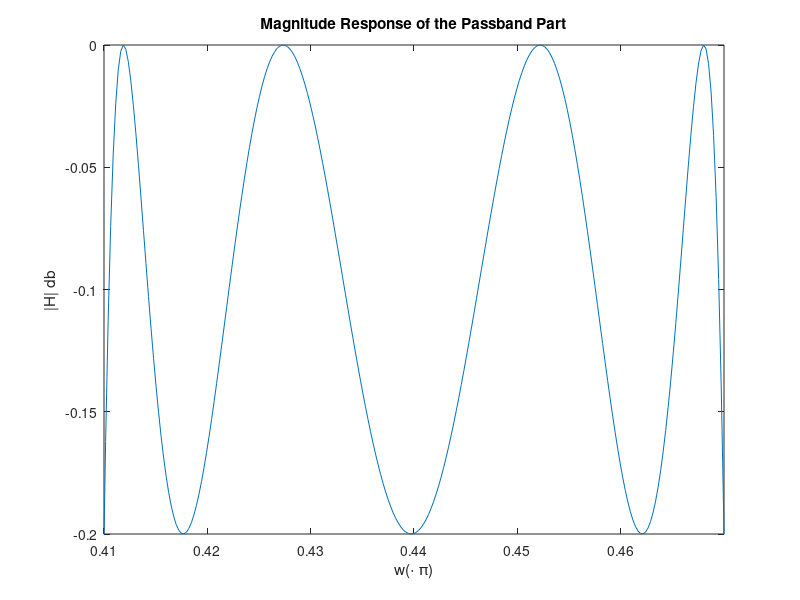
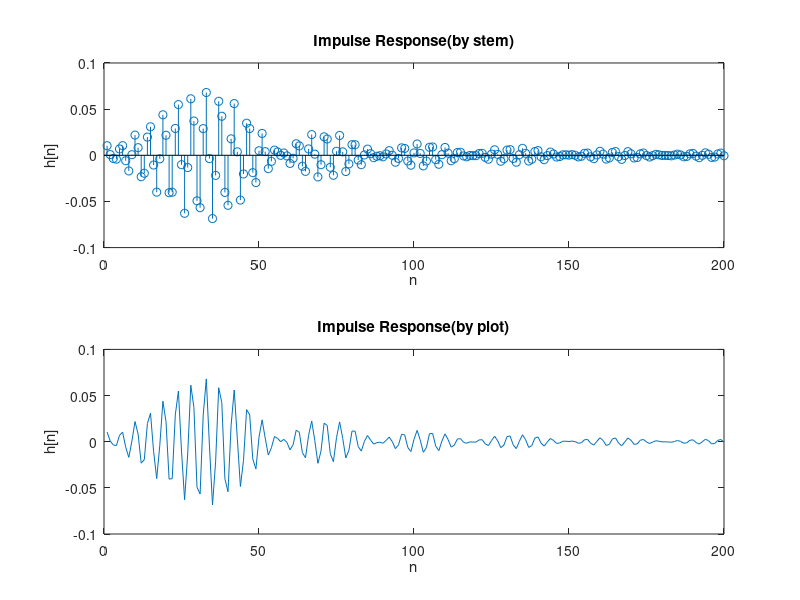

These charts were generated, in order, by the following MATLAB code:
%% part a
[b,a] = ellip(4,.2,40,[.41 .47]);
[H,w] = freqz(b,a,4096);
plot(w/pi,20*log10(abs(H)));
axis([0 1 -80 10]);
xlabel('w(\cdot \pi)');ylabel('|H| db');title('Magnitude Response');
%% part b
plot(w/pi,20*log10(abs(H)));
axis([.41 .47 -.2 0]);
xlabel('w(\cdot \pi)');ylabel('|H| db');title('Magnitude Response of the Passband Part');
%%
[H,w] = freqz(b*10^(0.005),a,4096);
figure();
subplot(2,1,1);plot(w/pi,20*log10(abs(H)));
axis([0 1 -80 10]);
xlabel('w(\cdot \pi)');ylabel('|H| db');title('Magnitude Response');
subplot(2,1,2);plot(w/pi,20*log10(abs(H)));
axis([.41 .47 -.1 .1]);
xlabel('w(\cdot \pi)');ylabel('|H| db');title('Oscillate about 1');
%% part c
n=1:200;
dirac_delta=[1 zeros(1,4095)];
h=filter(b,a,dirac_delta);
subplot(2,1,1);stem(n,h(1:length(n)));
xlabel('n');ylabel('h[n]');title('Impulse Response(by stem)');
subplot(2,1,2);plot(n,h(1:length(n)));
xlabel('n');ylabel('h[n]');title('Impulse Response(by plot)');

